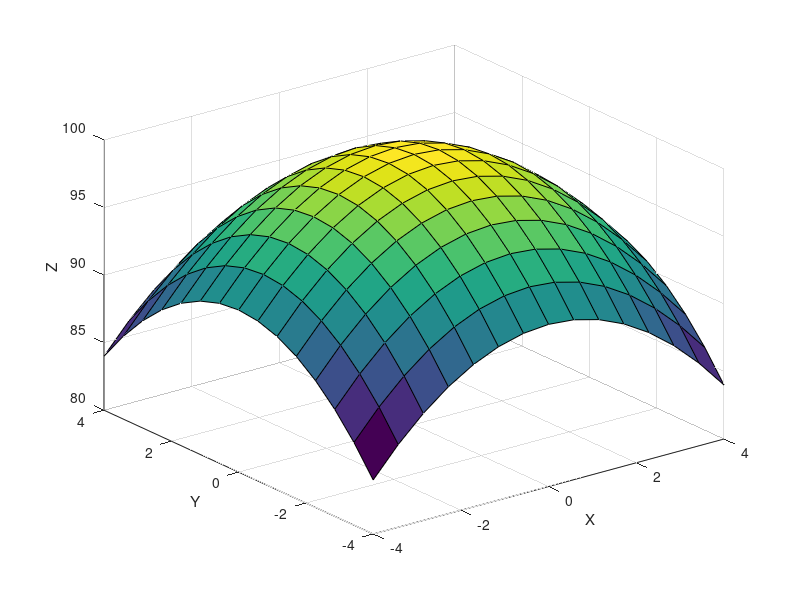
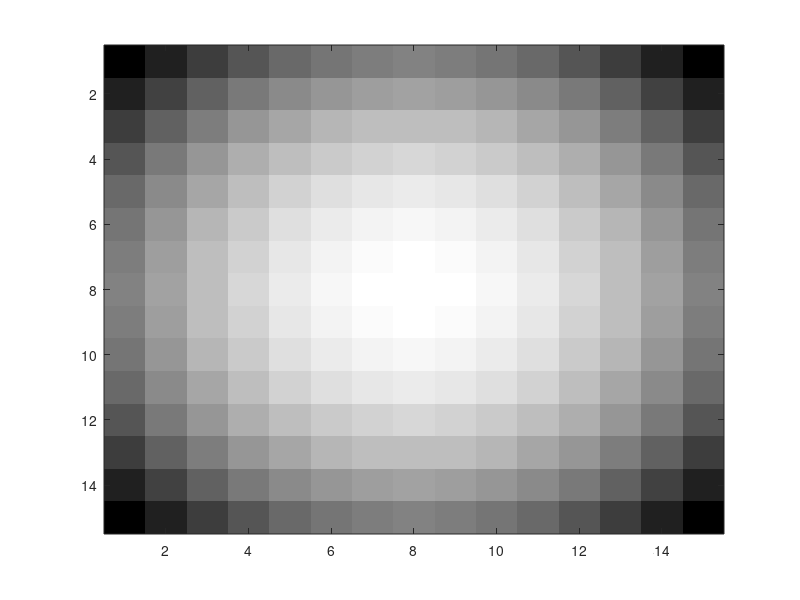
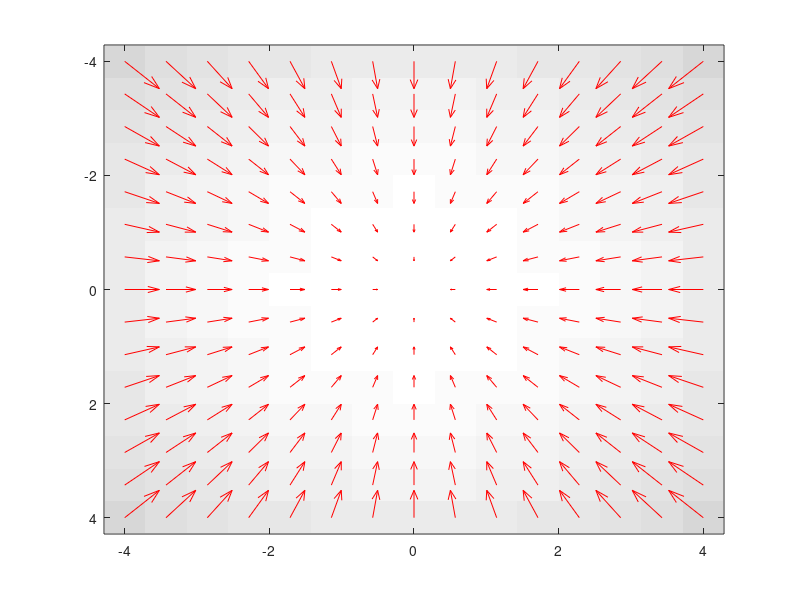

The MATLAB script that drew these images, in order:
%math_2d_grad
x=-4:8/14:4; y=x;
[X,Y]=meshgrid(x,y);%sampling of the 2D domain
F = 100 - 0.5 * X.^2 - 0.5 * Y.^2;
figure,surf(X,Y,F),xlabel('X'),ylabel('Y'),zlabel('Z')
figure,imagesc(F),colormap gray

figure,imagesc(x,y,F),colormap gray
hold on
quiver(X,Y,-X,-Y,'r') % Gradient = [df(x,y)/dx , df(x,y)/dy] = [- x , - y]

